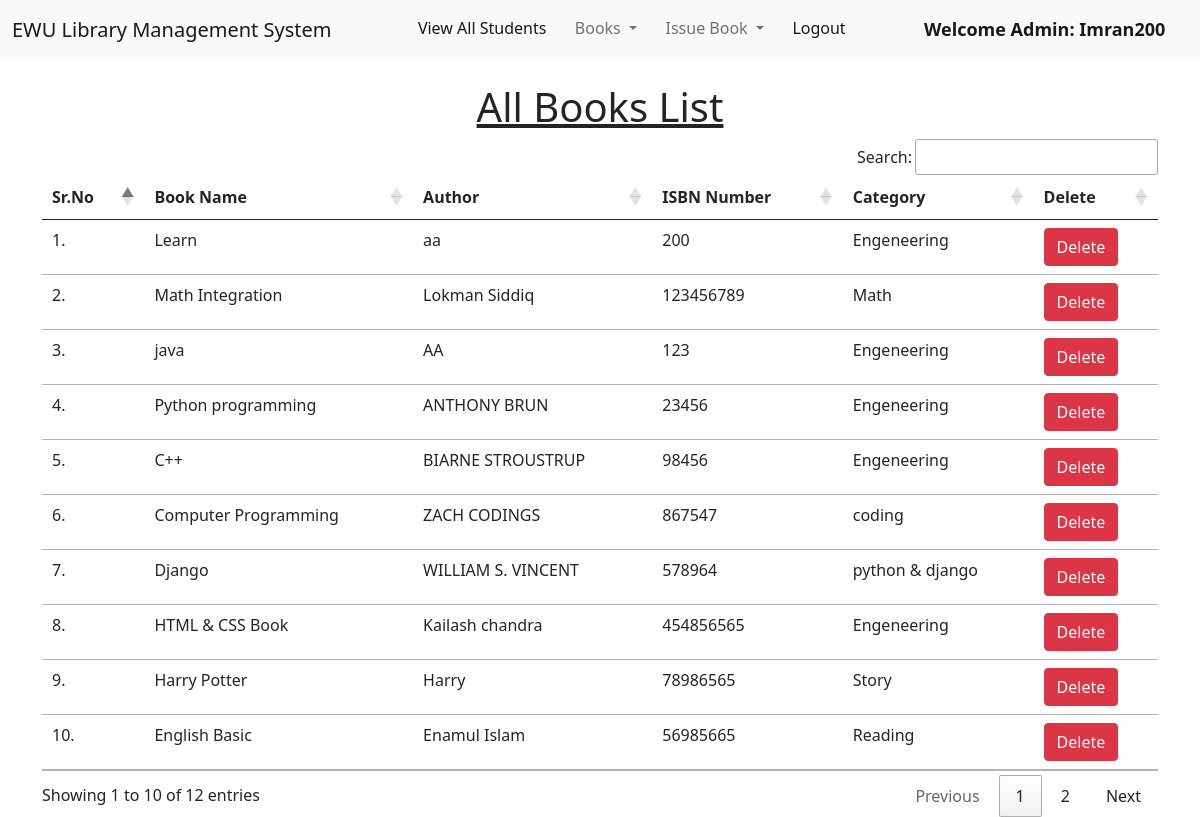
Screenshot of /view_books/ (signed in) with the database file from the repository.
### library/models.py (models this page shows, shortened)
class Book(models.Model):
    name = models.CharField(max_length=200)
    author = models.CharField(max_length=200)
    isbn = models.PositiveIntegerField()
    category = models.CharField(max_length=50)

### library/views.py (the view)
# urls.py: path("view_books/", views.view_books, name="view_books"),
@login_required(login_url = '/admin_login')
def view_books(request):
    books = Book.objects.all()
    return render(request, "view_books.html", {'books':books})

### library/templates/view_books.html (shortened to what this page needs)
{% extends 'admin_navbar.html' %}
{% load static %}
{% block body %}
<div class="container mt-4">
    <h1 class="text-center"><u>All Books List</u></h1>
    <table class="table table-hover" id="example">
        <thead>
            <tr>
                <th>Sr.No</th>
                <th>Book Name</th>
                <th>Author</th>
                <th>ISBN Number</th>
                <th>Category</th>
                <th>Delete</th>
            </tr>
        </thead>
        <tbody>
            {% for book in books %}
            <tr>
                <td>{{forloop.counter}}.</td>
                <td>{{book.name}}</td>
                <td>{{book.author}}</td>
                <td>{{book.isbn}}</td>
                <td>{{book.category}}</td>
                <td><a href="/delete_book/{{book.id}}/" class="btn btn-danger" onclick="return confirm('Are you sure you want to delete this book?')">Delete</a></td>
            </tr>
            {% endfor %}
        </tbody>
    </table>
    </div>
{% endblock %}

### library/templates/admin_navbar.html (shortened to what this page needs)
<!doctype html>
<html lang="en">
  <head>
    <link href="https://cdn.jsdelivr.net/npm/bootstrap@5.1.0/dist/css/bootstrap.min.css" rel="stylesheet">
    <link rel="stylesheet" href="https://cdn.datatables.net/1.10.25/css/jquery.dataTables.min.css">
    <link rel="stylesheet" href="https://cdn.datatables.net/buttons/1.7.1/css/buttons.dataTables.min.css">
  </head>
  <body>
    <nav class="navbar navbar-expand-lg navbar-light bg-light">
        <div class="container-fluid">
          <a class="navbar-brand" href="#">EWU Library Management System</a>
          <div class="collapse navbar-collapse" id="navbarSupportedContent">
            <ul class="navbar-nav me-auto mb-2 mb-lg-0">
              <li class="nav-item">
                <a class="nav-link active" aria-current="page" href="/view_students/">View All Students</a>
              </li>
              <li class="nav-item dropdown">
                <a class="nav-link dropdown-toggle" href="#" id="navbarDropdown" role="button" data-bs-toggle="dropdown" aria-expanded="false">
                  Books
                </a>
              </li>
              <li class="nav-item dropdown">
                <a class="nav-link dropdown-toggle" href="#" id="navbarDropdown" role="button" data-bs-toggle="dropdown" aria-expanded="false">
                  Issue Book
                </a>
              </li>
              <li class="nav-item">
                <a class="nav-link active" aria-current="page" href="/logout/">Logout</a>
              </li>
              <li class="nav-item">
                <a style="font-weight:600; font-family:'Segoe UI', Tahoma, Geneva, Verdana, sans-serif; font-size: large;" class="nav-link active" href="#">Welcome Admin: {{request.user}}</a>
              </li>
            </ul>
          </div>
        </div>
      </nav>
      {% block body %}
      {% endblock %}
  </body>
</html>

### rows the page displays
Book: name "Learn", author "aa", isbn "200", category "Engeneering"
Book: name "Math Integration", author "Lokman Siddiq", isbn "123456789", category "Math"
Book: name "java", author "AA", isbn "123", category "Engeneering"
Book: name "Python programming", author "ANTHONY BRUN", isbn "23456", category "Engeneering"
Book: name "C++", author "BIARNE STROUSTRUP", isbn "98456", category "Engeneering"
Book: name "Computer Programming", author "ZACH CODINGS", isbn "867547", category "coding"
Book: name "Django", author "WILLIAM S. VINCENT", isbn "578964", category "python & django"
Book: name "HTML & CSS Book", author "Kailash chandra", isbn "454856565", category "Engeneering"
Book: name "Harry Potter", author "Harry", isbn "78986565", category "Story"
Book: name "English Basic", author "Enamul Islam", isbn "56985665", category "Reading"

### other values shown
{{ request.user }} "Imran200"
